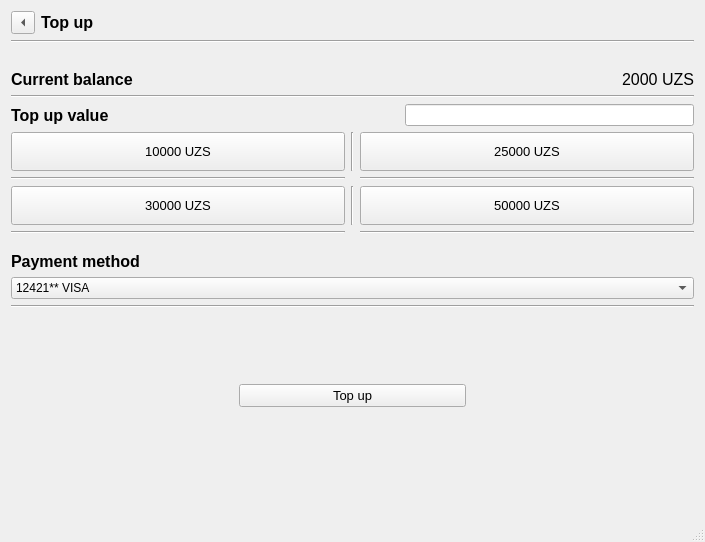
<?xml version="1.0" encoding="UTF-8"?>
<ui version="4.0">
 <class>topupscreenClass</class>
 <widget class="QMainWindow" name="topupscreenClass">
  <property name="geometry">
   <rect>
    <x>0</x>
    <y>0</y>
    <width>705</width>
    <height>542</height>
   </rect>
  </property>
  <property name="windowTitle">
   <string>topupscreen</string>
  </property>
  <widget class="QWidget" name="centralWidget">
   <layout class="QGridLayout" name="gridLayout">
    <item row="8" column="0">
     <widget class="Line" name="line_4">
      <property name="orientation">
       <enum>Qt::Orientation::Vertical</enum>
      </property>
     </widget>
    </item>
    <item row="1" column="0">
     <widget class="Line" name="line">
      <property name="orientation">
       <enum>Qt::Orientation::Horizontal</enum>
      </property>
     </widget>
    </item>
    <item row="3" column="0">
     <layout class="QHBoxLayout" name="horizontalLayout_3">
      <item>
       <widget class="QLabel" name="label_2">
        <property name="font">
         <font>
          <pointsize>12</pointsize>
          <bold>true</bold>
         </font>
        </property>
        <property name="text">
         <string>Current balance</string>
        </property>
       </widget>
      </item>
      <item>
       <spacer name="horizontalSpacer">
        <property name="orientation">
         <enum>Qt::Orientation::Horizontal</enum>
        </property>
        <property name="sizeHint" stdset="0">
         <size>
          <width>40</width>
          <height>20</height>
         </size>
        </property>
       </spacer>
      </item>
      <item>
       <widget class="QLabel" name="label_3">
        <property name="font">
         <font>
          <pointsize>12</pointsize>
          <bold>false</bold>
         </font>
        </property>
        <property name="text">
         <string>2000 UZS</string>
        </property>
       </widget>
      </item>
     </layout>
    </item>
    <item row="10" column="0">
     <layout class="QVBoxLayout" name="verticalLayout_3">
      <item>
       <widget class="QComboBox" name="comboBoxCards">
        <item>
         <property name="text">
          <string>12421** VISA</string>
         </property>
        </item>
       </widget>
      </item>
      <item>
       <widget class="Line" name="line_3">
        <property name="orientation">
         <enum>Qt::Orientation::Horizontal</enum>
        </property>
       </widget>
      </item>
      <item>
       <spacer name="verticalSpacer">
        <property name="orientation">
         <enum>Qt::Orientation::Vertical</enum>
        </property>
        <property name="sizeHint" stdset="0">
         <size>
          <width>20</width>
          <height>40</height>
         </size>
        </property>
       </spacer>
      </item>
     </layout>
    </item>
    <item row="2" column="0">
     <spacer name="horizontalSpacer_3">
      <property name="orientation">
       <enum>Qt::Orientation::Horizontal</enum>
      </property>
      <property name="sizeHint" stdset="0">
       <size>
        <width>40</width>
        <height>20</height>
       </size>
      </property>
     </spacer>
    </item>
    <item row="4" column="0">
     <widget class="Line" name="line_11">
      <property name="orientation">
       <enum>Qt::Orientation::Horizontal</enum>
      </property>
     </widget>
    </item>
    <item row="5" column="0">
     <layout class="QHBoxLayout" name="horizontalLayout_4">
      <item>
       <widget class="QLabel" name="label_4">
        <property name="font">
         <font>
          <pointsize>12</pointsize>
          <bold>true</bold>
         </font>
        </property>
        <property name="text">
         <string>Top up value</string>
        </property>
       </widget>
      </item>
      <item>
       <spacer name="horizontalSpacer_2">
        <property name="orientation">
         <enum>Qt::Orientation::Horizontal</enum>
        </property>
        <property name="sizeHint" stdset="0">
         <size>
          <width>40</width>
          <height>20</height>
         </size>
        </property>
       </spacer>
      </item>
      <item>
       <widget class="QLineEdit" name="lineEditBalance">
        <property name="sizePolicy">
         <sizepolicy hsizetype="MinimumExpanding" vsizetype="Fixed">
          <horstretch>0</horstretch>
          <verstretch>0</verstretch>
         </sizepolicy>
        </property>
       </widget>
      </item>
     </layout>
    </item>
    <item row="9" column="0">
     <widget class="QLabel" name="label_5">
      <property name="font">
       <font>
        <pointsize>12</pointsize>
        <bold>true</bold>
       </font>
      </property>
      <property name="text">
       <string>Payment method</string>
      </property>
     </widget>
    </item>
    <item row="6" column="0">
     <layout class="QGridLayout" name="gridLayout_2">
      <item row="1" column="0">
       <widget class="Line" name="line_7">
        <property name="orientation">
         <enum>Qt::Orientation::Horizontal</enum>
        </property>
       </widget>
      </item>
      <item row="0" column="2">
       <widget class="QPushButton" name="pushButton25">
        <property name="sizePolicy">
         <sizepolicy hsizetype="Minimum" vsizetype="MinimumExpanding">
          <horstretch>0</horstretch>
          <verstretch>0</verstretch>
         </sizepolicy>
        </property>
        <property name="font">
         <font>
          <pointsize>10</pointsize>
         </font>
        </property>
        <property name="text">
         <string>25000 UZS</string>
        </property>
       </widget>
      </item>
      <item row="0" column="1">
       <widget class="Line" name="line_5">
        <property name="orientation">
         <enum>Qt::Orientation::Vertical</enum>
        </property>
       </widget>
      </item>
      <item row="2" column="0">
       <widget class="QPushButton" name="pushButton3">
        <property name="sizePolicy">
         <sizepolicy hsizetype="Minimum" vsizetype="MinimumExpanding">
          <horstretch>0</horstretch>
          <verstretch>0</verstretch>
         </sizepolicy>
        </property>
        <property name="font">
         <font>
          <pointsize>10</pointsize>
         </font>
        </property>
        <property name="text">
         <string>30000 UZS</string>
        </property>
       </widget>
      </item>
      <item row="2" column="1">
       <widget class="Line" name="line_6">
        <property name="orientation">
         <enum>Qt::Orientation::Vertical</enum>
        </property>
       </widget>
      </item>
      <item row="0" column="0">
       <widget class="QPushButton" name="pushButton1">
        <property name="sizePolicy">
         <sizepolicy hsizetype="Minimum" vsizetype="MinimumExpanding">
          <horstretch>0</horstretch>
          <verstretch>0</verstretch>
         </sizepolicy>
        </property>
        <property name="font">
         <font>
          <pointsize>10</pointsize>
         </font>
        </property>
        <property name="text">
         <string>10000 UZS</string>
        </property>
       </widget>
      </item>
      <item row="2" column="2">
       <widget class="QPushButton" name="pushButton5">
        <property name="sizePolicy">
         <sizepolicy hsizetype="Minimum" vsizetype="MinimumExpanding">
          <horstretch>0</horstretch>
          <verstretch>0</verstretch>
         </sizepolicy>
        </property>
        <property name="font">
         <font>
          <pointsize>10</pointsize>
         </font>
        </property>
        <property name="text">
         <string>50000 UZS</string>
        </property>
       </widget>
      </item>
      <item row="1" column="2">
       <widget class="Line" name="line_8">
        <property name="orientation">
         <enum>Qt::Orientation::Horizontal</enum>
        </property>
       </widget>
      </item>
      <item row="3" column="0">
       <widget class="Line" name="line_9">
        <property name="orientation">
         <enum>Qt::Orientation::Horizontal</enum>
        </property>
       </widget>
      </item>
      <item row="3" column="2">
       <widget class="Line" name="line_10">
        <property name="orientation">
         <enum>Qt::Orientation::Horizontal</enum>
        </property>
       </widget>
      </item>
     </layout>
    </item>
    <item row="7" column="0">
     <widget class="Line" name="line_2">
      <property name="orientation">
       <enum>Qt::Orientation::Vertical</enum>
      </property>
     </widget>
    </item>
    <item row="12" column="0">
     <spacer name="verticalSpacer_2">
      <property name="orientation">
       <enum>Qt::Orientation::Vertical</enum>
      </property>
      <property name="sizeHint" stdset="0">
       <size>
        <width>20</width>
        <height>40</height>
       </size>
      </property>
     </spacer>
    </item>
    <item row="0" column="0">
     <layout class="QVBoxLayout" name="verticalLayout">
      <item>
       <layout class="QHBoxLayout" name="horizontalLayout_2">
        <item>
         <widget class="QToolButton" name="toolButtonBack">
          <property name="text">
           <string>...</string>
          </property>
          <property name="arrowType">
           <enum>Qt::ArrowType::LeftArrow</enum>
          </property>
         </widget>
        </item>
        <item>
         <widget class="QLabel" name="label">
          <property name="font">
           <font>
            <pointsize>12</pointsize>
            <bold>true</bold>
           </font>
          </property>
          <property name="text">
           <string>Top up</string>
          </property>
         </widget>
        </item>
       </layout>
      </item>
     </layout>
    </item>
    <item row="11" column="0">
     <layout class="QHBoxLayout" name="horizontalLayout">
      <item>
       <spacer name="horizontalSpacer_4">
        <property name="orientation">
         <enum>Qt::Orientation::Horizontal</enum>
        </property>
        <property name="sizeHint" stdset="0">
         <size>
          <width>40</width>
          <height>20</height>
         </size>
        </property>
       </spacer>
      </item>
      <item>
       <widget class="QPushButton" name="pushButtonTopUp">
        <property name="sizePolicy">
         <sizepolicy hsizetype="MinimumExpanding" vsizetype="Maximum">
          <horstretch>0</horstretch>
          <verstretch>0</verstretch>
         </sizepolicy>
        </property>
        <property name="font">
         <font>
          <pointsize>10</pointsize>
         </font>
        </property>
        <property name="text">
         <string>Top up</string>
        </property>
       </widget>
      </item>
      <item>
       <spacer name="horizontalSpacer_5">
        <property name="orientation">
         <enum>Qt::Orientation::Horizontal</enum>
        </property>
        <property name="sizeHint" stdset="0">
         <size>
          <width>40</width>
          <height>20</height>
         </size>
        </property>
       </spacer>
      </item>
     </layout>
    </item>
   </layout>
  </widget>
  <widget class="QStatusBar" name="statusBar"/>
 </widget>
 <layoutdefault spacing="6" margin="11"/>
 <resources/>
 <connections/>
</ui>
